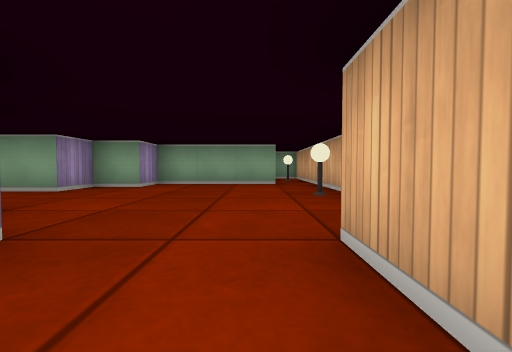
View 1 (above)

19 first-person views from a walk through a cub3D level. The camera is about half as high as the walls, tilts 2° down and sees 90° across. The floor is counted in squares. Each view is taken from the middle of a square. On the plan, view 1 faces up. The plan holds only what a view shows up to about 9 squares ahead; the rest is blank.

View 2
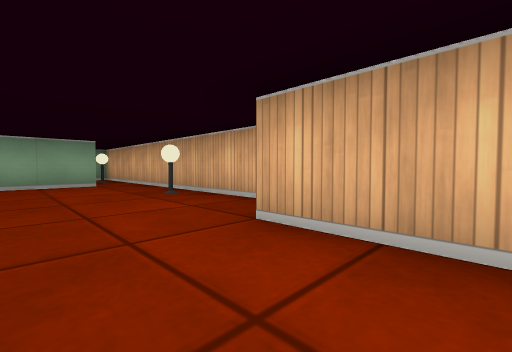

View 3
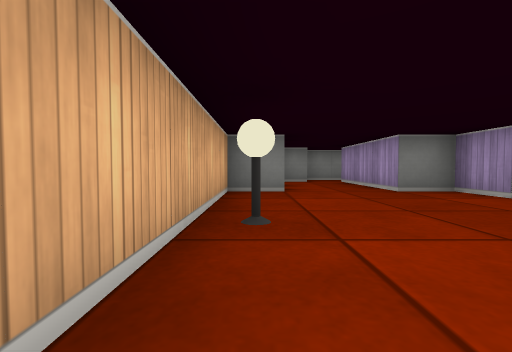

View 4
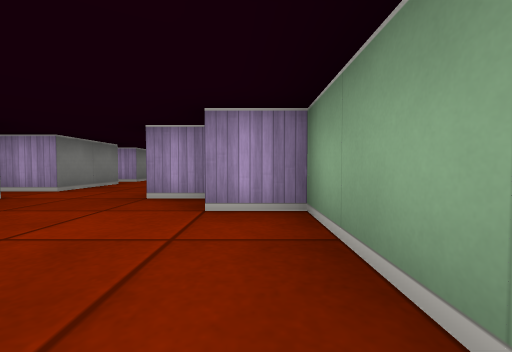

View 5
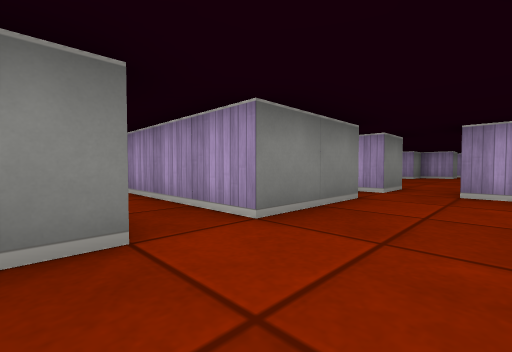

View 6
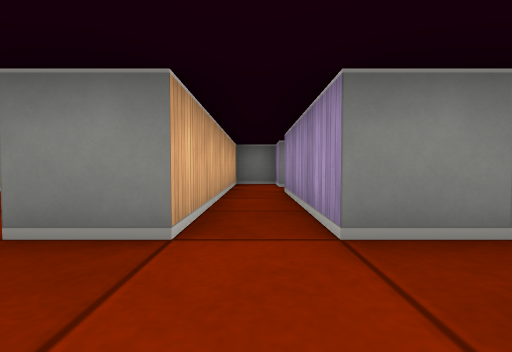

View 7
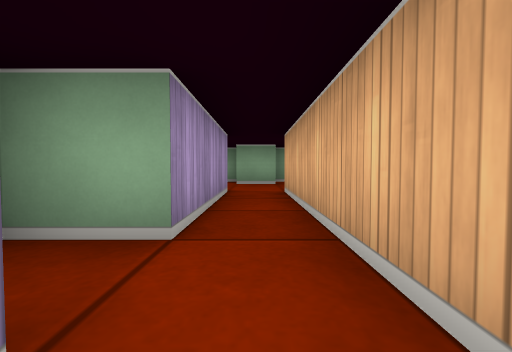

View 8
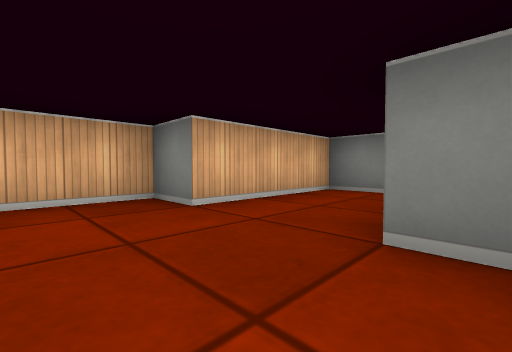

View 9
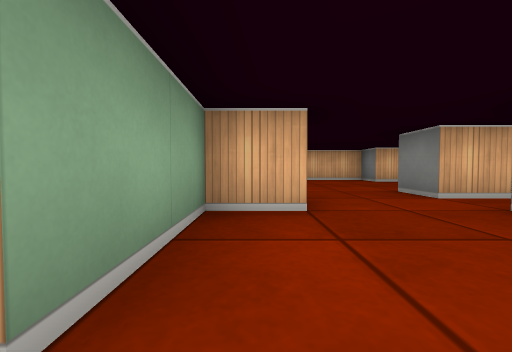

View 10
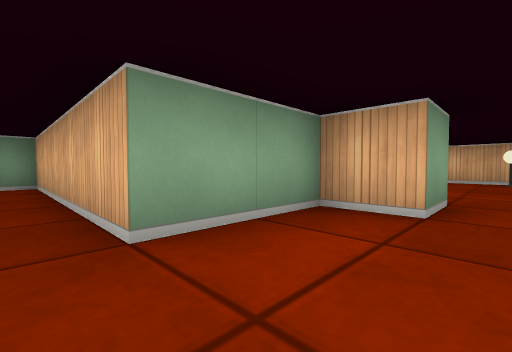

View 11
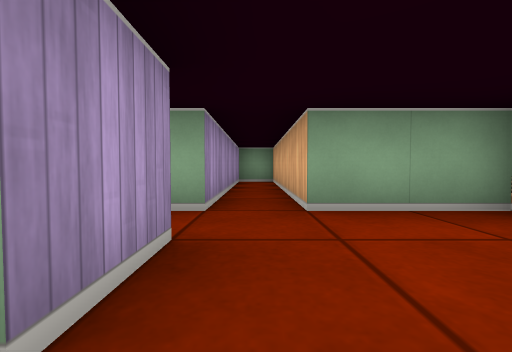

View 12
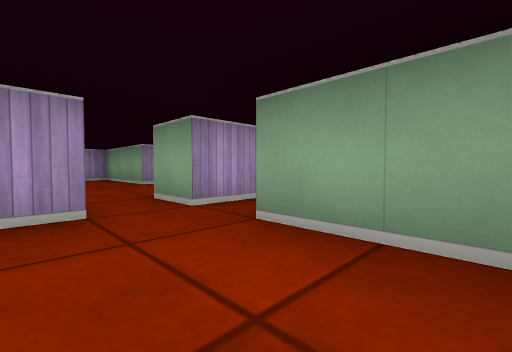

View 13
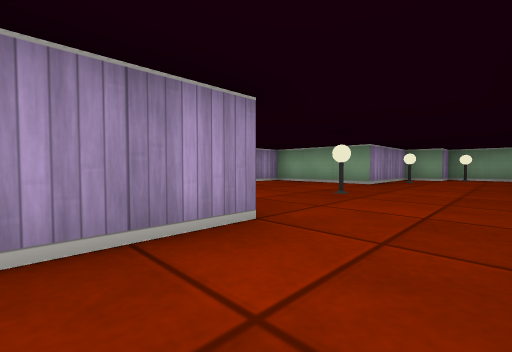

View 14
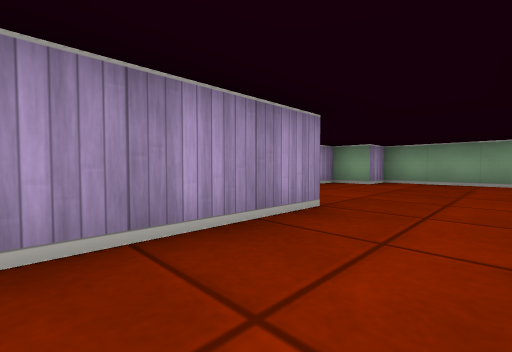

View 15
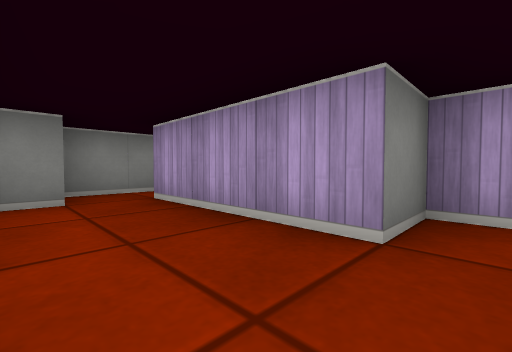

View 16
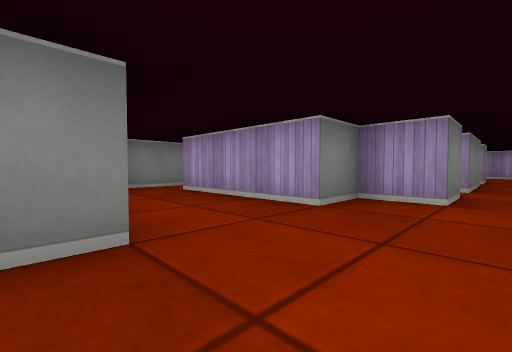

View 17
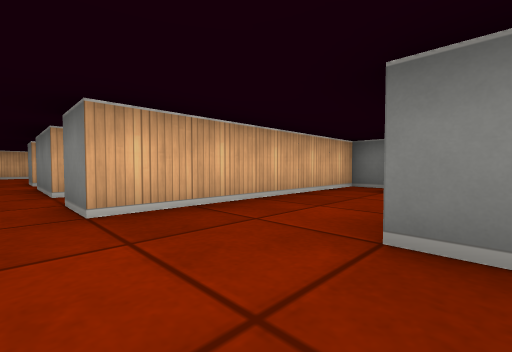

View 18
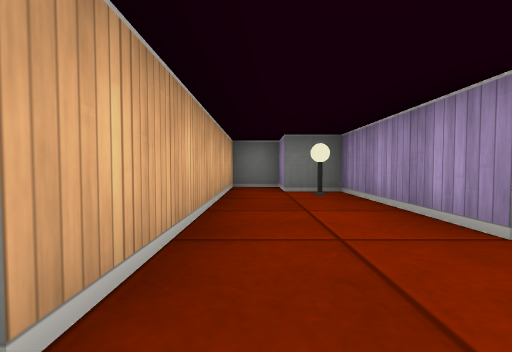

View 19
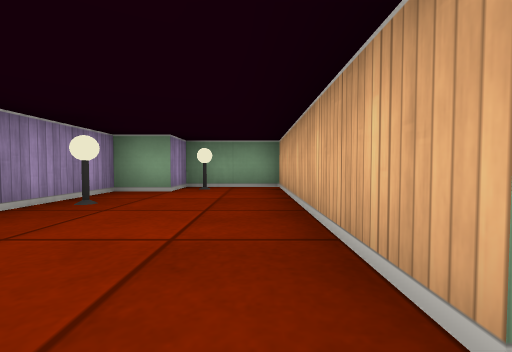

### Floor plan
Points are (right, up) in squares from view 1. A wall is a line through its corners. A room is listed if a view was taken in it or the views show most of it. See-through windows are left out.
Room 1 (views 1, 2, 3, 4, 5, 6, 7, 8, 12)
walls: (-5.4, 2.5) (-4.5, 2.5) (-4.5, -0.5) (-5.5, -0.5); (0.5, 6.5) (-2.5, 6.5) (-2.5, 5.5) (-3.5, 5.5) (-3.5, 4.5) (-4.5, 4.5) (-4.5, 5.5) (-5.5, 5.5); (-0.6, -1.5) (0.5, -1.5) (0.5, 1.5) (1.5, 1.5) (1.5, 9.5); (-4.5, -1.5) (-4.5, -2.5) (-3.5, -2.5) (-3.5, 2.5) (-2.5, 2.5) (-2.5, 1.5) (-1.5, 1.5) (-1.5, -1.5); (-1.9, -2.5) (-0.6, -2.5)
ways out: opening at (-5, 4) to room 2
objects: lamp (1, 4); lamp (1, 8)
Room 2 (views 9, 10, 11, 13, 14, 15, 16, 17, 18, 19)
walls: (-11.6, 1.5) (-10.5, 1.5) (-10.5, -1.5) (-9.5, -1.5) (-9.5, -2.5) (-8.5, -2.5) (-8.5, 2.5) (-7.5, 2.5) (-7.5, 1.9); (-7.5, 4.6) (-7.5, 3.5); (-6.6, 2.5) (-5.4, 2.5); (-15.5, 2.5) (-14.5, 2.5) (-14.5, 1.5) (-13.5, 1.5) (-13.5, -1.5); (-5.5, 5.5) (-6.5, 5.5) (-6.5, 10.5) (-7.5, 10.5) (-7.5, 5.5) (-8.5, 5.5) (-8.5, 10.5) (-10.5, 10.5) (-10.5, 9.5) (-11.5, 9.5) (-11.5, 6.5) (-14.5, 6.5) (-14.5, 5.5) (-15.5, 5.5) (-15.5, 4.8); (-12.6, -1.5) (-11.9, -1.5); (-17.5, 2.5) (-16.5, 2.5); (-14.1, -2.5) (-12.6, -2.5)
ways out: opening at (-5, 4) to room 1; opening at (-17, 4)
objects: lamp (-11, 4); lamp (-11, 8); lamp (-10, -1); lamp (-10, 10)

Where each view was taken, in squares from view 1:
view 1: 0 up, 0 right, facing up
view 2: 0 up, 1 left, facing up-right
view 3: 6 up, 1 right, facing down
view 4: 6 up, 0 right, facing left
view 5: 4 up, 3 left, facing down-left
view 6: 4 up, 4 left, facing down
view 7: 2 down, 4 left, facing up
view 8: 3 up, 2 left, facing down-right
view 9: 5 up, 7 left, facing right
view 10: 4 up, 7 left, facing up-right
view 11: 3 up, 7 left, facing up
view 12: 4 up, 5 left, facing up-left
view 13: 0 up, 9 left, facing up-left
view 14: 1 down, 12 left, facing up-left
view 15: 2 up, 12 left, facing down-left
view 16: 3 up, 11 left, facing down-left
view 17: 3 up, 11 left, facing down-right
view 18: 3 up, 9 left, facing down
view 19: 5 up, 9 left, facing up
